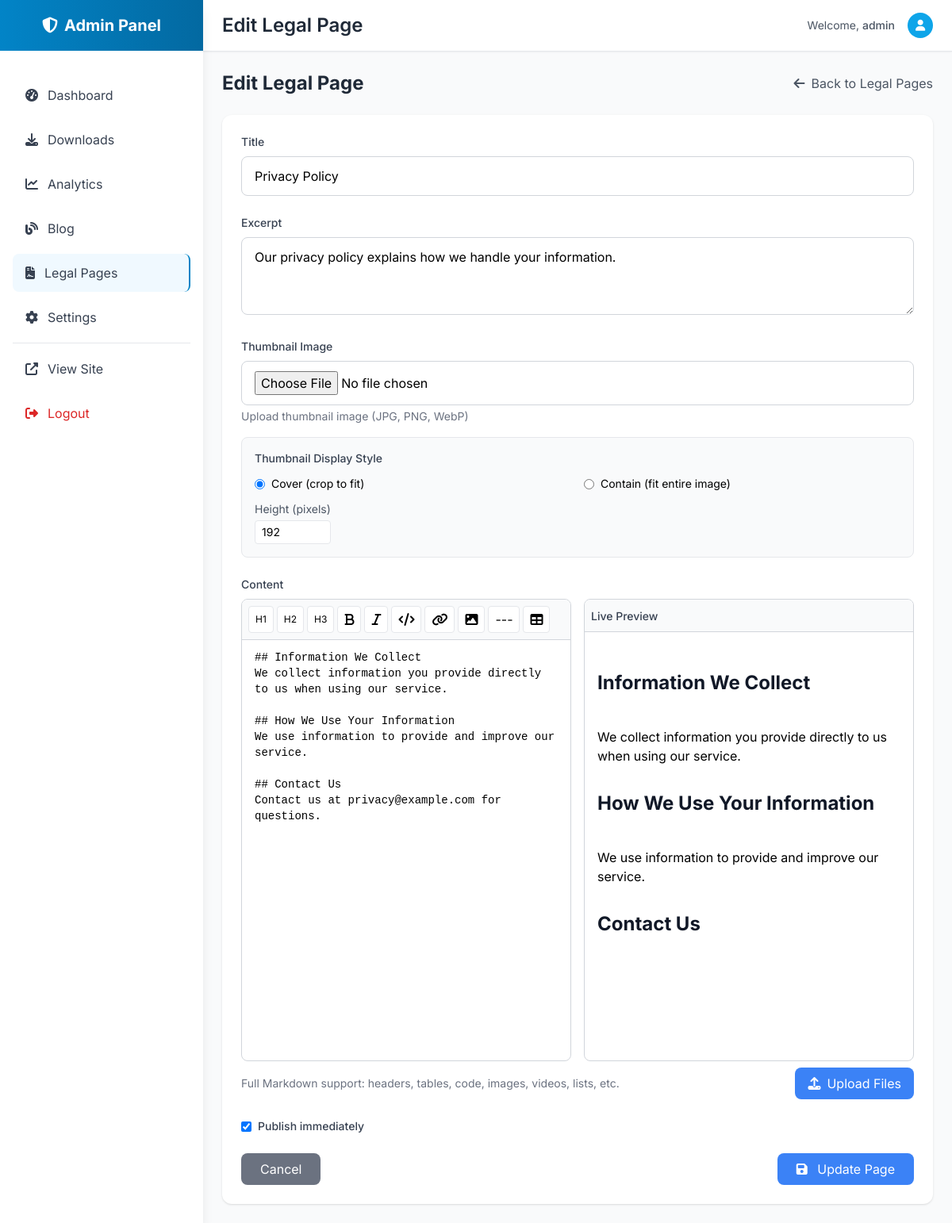
The app's page /admin/legal/edit/1 (signed in) with its own data.
### utils.py (models this page shows)
class LegalPage(db.Model):
    __tablename__ = 'legal_pages'
    id = Column(Integer, primary_key=True)
    title = Column(String(200), nullable=False)
    slug = Column(String(200), nullable=False, unique=True)
    content = Column(db.Text, nullable=False)  # Processed HTML
    raw_content = Column(db.Text, nullable=False)  # Original markdown
    excerpt = Column(String(300))
    thumbnail_data = Column(db.LargeBinary)
    thumbnail_mime_type = Column(String(100))
    thumbnail_style = Column(String(20), default='cover')
    thumbnail_height = Column(Integer, default=192)
    published = Column(db.Boolean, default=False)
    created_at = Column(DateTime, default=datetime.utcnow)
    updated_at = Column(DateTime, default=datetime.utcnow, onupdate=datetime.utcnow)

### admin.py (the view, shortened to what this page needs)
@app.route('/admin/legal/edit/<int:legal_id>', methods=['GET', 'POST'])
@admin_required
def admin_legal_edit(legal_id):
    legal_page = LegalPage.query.get_or_404(legal_id)
    return render_template('admin/legal_form.html', legal_page=legal_page)

### admin.py (called while the page is built)
def admin_required(f):
    @wraps(f)
    def decorated_function(*args, **kwargs):
        if not session.get('admin_logged_in'):
            return redirect(url_for('admin_login'))
        return f(*args, **kwargs)
    return decorated_function

### templates/admin/legal_form.html (shortened to what this page needs)
{% extends "admin/base.html" %}
{% block page_title %}{% if legal_page %}Edit Legal Page{% else %}New Legal Page{% endif %}{% endblock %}
{% block content %}
<div class="max-w-4xl mx-auto">
    <div class="flex items-center justify-between mb-6">
        <div>
            <h2 class="text-2xl font-bold text-gray-800">
                {% if legal_page %}Edit Legal Page{% else %}Create New Legal Page{% endif %}
            </h2>
        </div>
        <a href="{{ url_for('admin_legal') }}" class="text-gray-600 hover:text-gray-800">
            <i class="fas fa-arrow-left mr-2"></i>Back to Legal Pages
        </a>
    </div>
    <form method="POST" enctype="multipart/form-data" class="bg-white rounded-xl shadow p-6">
        <div class="mb-6">
            <label for="title" class="block text-sm font-medium text-gray-700 mb-2">Title</label>
            <input type="text" id="title" name="title" required
                   value="{% if legal_page %}{{ legal_page.title }}{% endif %}"
                   class="w-full px-4 py-3 border border-gray-300 rounded-lg focus:border-blue-500 focus:ring-2 focus:ring-blue-200"
                   placeholder="Enter legal page title">
        </div>
        <div class="mb-6">
            <label for="excerpt" class="block text-sm font-medium text-gray-700 mb-2">Excerpt</label>
            <textarea id="excerpt" name="excerpt" rows="3"
                      class="w-full px-4 py-3 border border-gray-300 rounded-lg focus:border-blue-500 focus:ring-2 focus:ring-blue-200"
                      placeholder="Brief description (optional)">{% if legal_page %}{{ legal_page.excerpt }}{% endif %}</textarea>
        </div>
        <div class="mb-6">
            <label for="thumbnail" class="block text-sm font-medium text-gray-700 mb-2">Thumbnail Image</label>
            <input type="file" id="thumbnail" name="thumbnail" accept="image/*"
                   class="w-full px-4 py-3 border border-gray-300 rounded-lg focus:border-blue-500 focus:ring-2 focus:ring-blue-200">
            <p class="text-sm text-gray-500 mt-1">Upload thumbnail image (JPG, PNG, WebP)</p>
            <div class="mt-4 p-4 border border-gray-200 rounded-lg bg-gray-50">
                <h4 class="text-sm font-medium text-gray-700 mb-3">Thumbnail Display Style</h4>
                <div class="grid grid-cols-2 gap-4">
                    <label class="flex items-center">
                        <input type="radio" name="thumbnail_style" value="cover" {% if not legal_page or legal_page.thumbnail_style == 'cover' %}checked{% endif %} class="mr-2">
                        <span class="text-sm">Cover (crop to fit)</span>
                    </label>
                    <label class="flex items-center">
                        <input type="radio" name="thumbnail_style" value="contain" {% if legal_page and legal_page.thumbnail_style == 'contain' %}checked{% endif %} class="mr-2">
                        <span class="text-sm">Contain (fit entire image)</span>
                    </label>
                </div>
                <div class="mt-3">
                    <label class="block text-sm text-gray-600 mb-1">Height (pixels)</label>
                    <input type="number" name="thumbnail_height" value="{% if legal_page and legal_page.thumbnail_height %}{{ legal_page.thumbnail_height }}{% else %}192{% endif %}"
                           min="100" max="500" class="w-24 px-2 py-1 border rounded text-sm">
                </div>
            </div>
        </div>
        <div class="mb-6">
            <label for="content" class="block text-sm font-medium text-gray-700 mb-2">Content</label>
            <div class="grid grid-cols-1 lg:grid-cols-2 gap-4">
                <div class="border border-gray-300 rounded-lg overflow-hidden">
                    <div id="toolbar" class="bg-gray-50 border-b border-gray-300 p-2 flex flex-wrap gap-1">
                        <button type="button" onclick="formatText('h1')" class="px-2 py-1 bg-white border rounded hover:bg-gray-100 text-xs" title="H1">H1</button>
                        <button type="button" onclick="formatText('h2')" class="px-2 py-1 bg-white border rounded hover:bg-gray-100 text-xs" title="H2">H2</button>
                        <button type="button" onclick="formatText('h3')" class="px-2 py-1 bg-white border rounded hover:bg-gray-100 text-xs" title="H3">H3</button>
                        <button type="button" onclick="formatText('bold')" class="px-2 py-1 bg-white border rounded hover:bg-gray-100" title="Bold"><i class="fas fa-bold"></i></button>
                        <button type="button" onclick="formatText('italic')" class="px-2 py-1 bg-white border rounded hover:bg-gray-100" title="Italic"><i class="fas fa-italic"></i></button>
                        <button type="button" onclick="formatText('code')" class="px-2 py-1 bg-white border rounded hover:bg-gray-100" title="Code"><i class="fas fa-code"></i></button>
                        <button type="button" onclick="formatText('link')" class="px-2 py-1 bg-white border rounded hover:bg-gray-100" title="Link"><i class="fas fa-link"></i></button>
                        <label class="px-2 py-1 bg-white border rounded hover:bg-gray-100 cursor-pointer" title="Upload Image">
                            <i class="fas fa-image"></i>
                        </label>
                        <button type="button" onclick="formatText('hr')" class="px-2 py-1 bg-white border rounded hover:bg-gray-100" title="HR">---</button>
                        <button type="button" onclick="formatText('table')" class="px-2 py-1 bg-white border rounded hover:bg-gray-100" title="Table"><i class="fas fa-table"></i></button>
                    </div>
                    <textarea id="content" name="content" rows="25" required
                              class="w-full px-4 py-3 border-0 focus:ring-0 resize-none font-mono text-sm"
                              placeholder="Write your legal page content here using Markdown...">{% if legal_page %}{{ legal_page.raw_content }}{% endif %}</textarea>
                </div>
                <div class="border border-gray-300 rounded-lg overflow-hidden">
                    <div class="bg-gray-50 border-b border-gray-300 p-2">
                        <span class="text-sm font-medium text-gray-700">Live Preview</span>
                    </div>
                    <div id="preview" class="p-4 h-96 overflow-y-auto bg-white prose max-w-none"></div>
                </div>
            </div>
            <div class="mt-2 flex justify-between items-center">
                <p class="text-sm text-gray-500">Full Markdown support: headers, tables, code, images, videos, lists, etc.</p>
                <label class="bg-blue-500 text-white px-4 py-2 rounded-lg cursor-pointer hover:bg-blue-600">
                    <i class="fas fa-upload mr-2"></i>Upload Files
                </label>
            </div>
        </div>
        <div class="mb-6">
            <label class="flex items-center">
                <input type="checkbox" name="published" value="1"
                       {% if legal_page and legal_page.published %}checked{% endif %}
                       class="rounded border-gray-300 text-blue-600 focus:ring-blue-500">
                <span class="ml-2 text-sm font-medium text-gray-700">Publish immediately</span>
            </label>
        </div>
        <div class="flex items-center justify-between">
            <a href="{{ url_for('admin_legal') }}"
               class="bg-gray-500 text-white px-6 py-2 rounded-lg hover:bg-gray-600 transition-colors">
                Cancel
            </a>
            <button type="submit"
                    class="bg-blue-500 text-white px-6 py-2 rounded-lg hover:bg-blue-600 transition-colors">
                <i class="fas fa-save mr-2"></i>
                {% if legal_page %}Update Page{% else %}Create Page{% endif %}
            </button>
        </div>
    </form>
</div>
{% endblock %}

### records on screen
LegalPage: title "Privacy Policy", excerpt "Our privacy policy explains how we handle your information.", thumbnail_style "☑ Cover (crop to fit)", thumbnail_style "☐ Contain (fit entire image)", thumbnail_height "192", content "## Information We Collect We collect information you provide directly to us when using our service. ## How We Use Your Information We use information to provide and improve our service. ## Contact Us Contact us at privacy@example.com for questions.", published "☑"

### other values on screen
{{ session.admin_username }} "admin"
